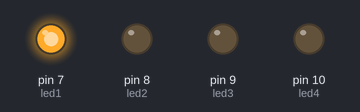
Recording of a sketch running on a simulated Arduino Uno, built with avr-gcc and run on an emulated ATmega328P. Shown: output pins drawn as LEDs (lit = HIGH).

Above: at 0.1 s.
At 0.7 s:
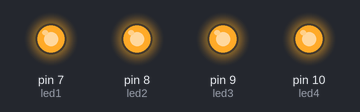
At 1.1 s:
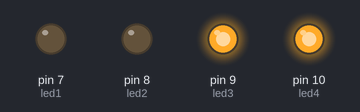
At 1.5 s:
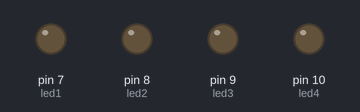
At 2.5 s:
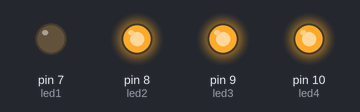
At 3.5 s:
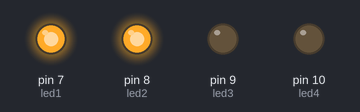
Timing chart, 0 to 3.8 s (numbered marks = the images above):
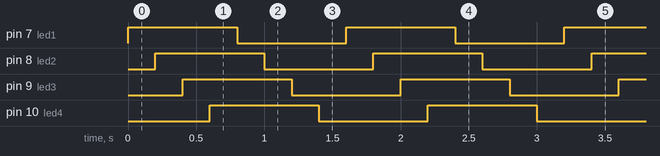

Measured:
- by itself, pin 7 (led1), pin 8 (led2), pin 9 (led3), pin 10 (led4): alternates HIGH for 0.80 s and LOW for 0.80 s
- by itself, everything shown: repeats every 1.6 s, in 8 steps

The sketch:

Running_LEDS.ino
```cpp
int led1 =7;
int led2 =8;
int led3 =9;
int led4 =10;
int ledspeed = 200;
void setup() {
 pinMode(led1,OUTPUT);   //Set pins as output
 pinMode(led2,OUTPUT);
 pinMode(led3,OUTPUT);
 pinMode(led4,OUTPUT);
}

void loop() {
 //Turns on each LED at a time (make 5V appear at each pin)
digitalWrite(led1, HIGH);
delay(ledspeed);
digitalWrite(led2, HIGH);
delay(ledspeed);
digitalWrite(led3, HIGH);
delay(ledspeed);
digitalWrite(led4, HIGH);
delay(ledspeed);

//Turns off the LEDs one at a time then repeats the process
digitalWrite(led1, LOW);
delay(ledspeed);
digitalWrite(led2, LOW);
delay(ledspeed);
digitalWrite(led3, LOW);
delay(ledspeed);
digitalWrite(led4, LOW);
delay(ledspeed);
}
```
